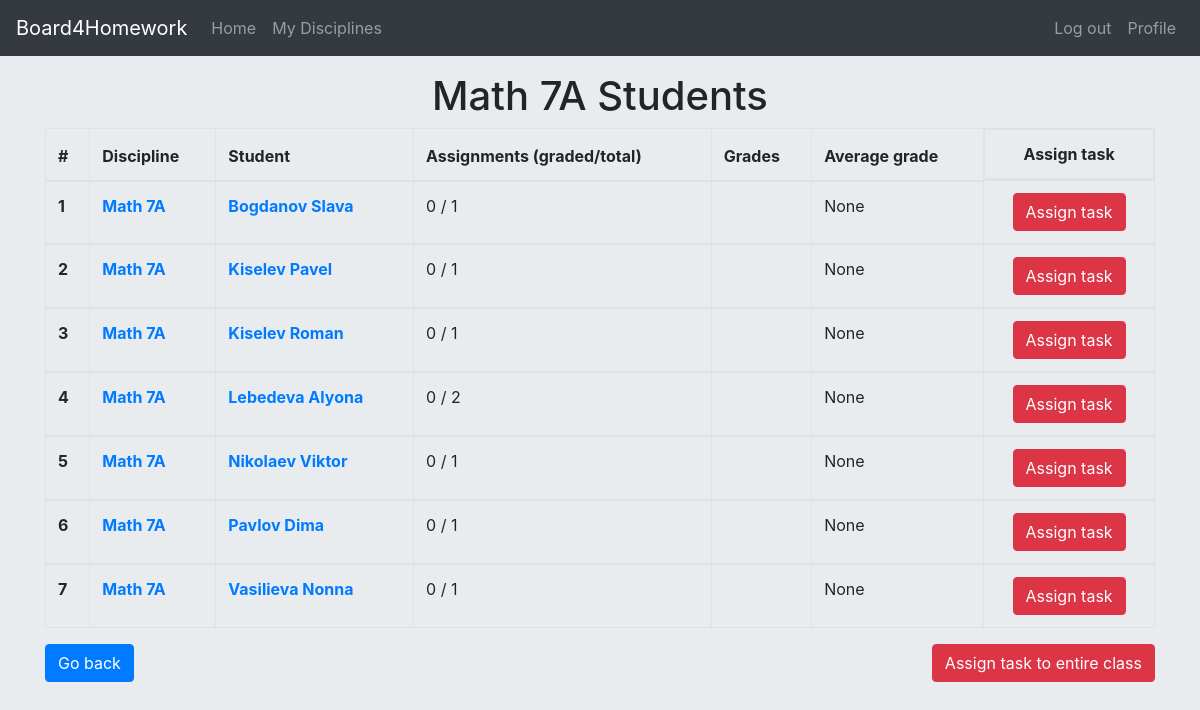
The app's page /class/1/1/ (signed in) with its own data.
### board/models.py (models this page shows)
class Discipline(models.Model):
    name = models.CharField(max_length=50, unique=True)
    def __str__(self):
        return self.name

class Class(models.Model):
    class Meta:
        verbose_name_plural = "classes"
    name = models.CharField(max_length=5, unique=True)
    disciplines = models.ManyToManyField(Discipline, through='ClassDiscipline')
    def __str__(self):
        return self.name

### board/views.py (the view, shortened to what this page needs)
# urls.py: path('class/<int:pk>/<int:discipline>/', ClassDetailView.as_view(), name='class_students'),
class ClassDetailView(LoginRequiredMixin, DetailView):
    login_url = '/login/'
    def get(self, request, *args, **kwargs):
        class_school = Class.objects.get(pk=kwargs['pk'])
        discipline = Discipline.objects.get(pk=kwargs['discipline'])
        teacher = None
        try:
            teacher = ClassDiscipline.objects.filter(class_school__pk=class_school.pk, discipline__pk=discipline.pk) \
                .first().teacher
        except AttributeError:
            pass
        context = {'class': class_school, 'discipline': discipline, 'teacher': teacher}
        if teacher is not None:
            assignments = Assignment.objects.values('student__pk', 'student__user__last_name',
                                                    'student__user__first_name', 'grade') \
                .filter(student__class_school__pk=class_school.pk, task__discipline__pk=discipline.pk) \
                .order_by('student__user__last_name', 'student__user__first_name')
            all_students = Student.objects.filter(class_school__pk=class_school.pk).order_by(
                'user__last_name', 'user__first_name')
            all_students_ids = list(map(lambda x: x.pk, all_students))
            students = {}
            last_student = -1
            i = 0
            for obj in assignments:
                student_id = obj['student__pk']
                if last_student != student_id:
                    i += 1
                last_student = student_id
                if student_id not in students.keys():
                    students[student_id] = \
                        {'name': f"{obj['student__user__last_name']} {obj['student__user__first_name']}",
                         'grades': list([obj['grade']]), 'assignments_total': 0, 'assignments_graded': 0,
                         'average_grade': None}
                else:
                    students[student_id]['grades'].append(obj['grade'])
            for student in all_students[i:]:
                students[all_students_ids[i]] = \
                    {'name': f"{student.user.first_name} {student.user.last_name}",
                     'grades': [], 'assignments_total': 0, 'assignments_graded': 0,
                     'average_grade': None}
                i += 1
            for key in students.keys():
                grades = list(filter(lambda x: x is not None, students[key]['grades']))
                students[key]['assignments_total'] = len(students[key]['grades'])
                students[key]['assignments_graded'] = len(grades)
                students[key]['grades'] = ', '.join(str(g) for g in grades)
                if len(grades) == 0:
                    continue
                avg_grade = sum(grades) / len(grades)
                avg_grade = float("{:.2f}".format(avg_grade))
                students[key]['average_grade'] = avg_grade
            context['students'] = students.values()
            context['ids'] = list(students.keys())
        return render(request, 'board/class_detail.html', context)

### board/templatetags/index.py (called while the page is built)
@register.filter
def index(indexable, i):
    return indexable[i]

### templates/board/class_detail.html (shortened to what this page needs)
{% extends "base.html" %}
{% load index %}
{%  block content %}
    <main role="main">
        <div class="container py-3">
            <div class="d-flex justify-content-center">
                <h1>{{ discipline }} {{ class }} Students</h1>
            </div>
            {% if teacher is None %}
                <div class="alert alert-danger">
                    You have no right to view this information.
                    Ask the admin to give you access
                    <p class="pt-1 mb-0"><a href="javascript:history.back()">Go Back</a></p>
                </div>
            {% else %}
                <table class="table table-bordered table-hover">
                    <thead>
                        <tr>
                            <th scope="col">#</th>
                            <th scope="col">Discipline</th>
                            <th scope="col">Student</th>
                            <th scope="col">Assignments (graded/total)</th>
                            <th scope="col">Grades</th>
                            <th scope="col">Average grade</th>
                            <th scope="col" class="d-flex justify-content-center">Assign task</th>
                        </tr>
                    </thead>
                        {% for obj in students %}
                            <tbody>
                                <tr>
                                    <th scope="row">{{ forloop.counter }}</th>
                                    <th><a href="{% url 'discipline_teacher' pk=discipline.pk class=class.pk %}">{{ discipline }} {{ class }}</a></th>
                                    <th><a href="{% url 'discipline_teacher_student' pk=discipline.pk class=class.pk student=ids|index:forloop.counter0 %}">{{ obj.name }}</a></th>
                                    <td>{{ obj.assignments_graded }} /
                                        {{ obj.assignments_total }}</td>
                                    <td>{{ obj.grades }}</td>
                                    <td>{{ obj.average_grade }}</td>
                                    <td>
                                        <div class="d-flex justify-content-center">
                                            <input class="btn btn-danger" type="button"
                                            onclick="location.href='{% url 'assignment_student_create' student=ids|index:forloop.counter0 %}'" value="Assign task" />
                                        </div>
                                    </td>
                                </tr>
                            </tbody>
                        {% endfor %}
                </table>
            {% endif %}
            <input class="btn btn-primary" type="button"
                   onclick="location.href='javascript:history.back()'" value="Go back" />
            <input class="btn btn-danger float-right" type="button"
                    onclick="location.href='{% url 'assignment_class_create' class=class.pk %}'" value="Assign task to entire class" />
        </div>
    </main>
{% endblock %}z

### static/css/styles.css (style rules this page uses)
body { padding-top: 3.5rem; background-color: #e9ecef; }

### records on screen
Discipline: name "Math", students "Math" "Math" "Math" "Math" "Math" "Math" "Math"
Class: name "7A", students "7A" "7A" "7A" "7A" "7A" "7A" "7A", id "Assign task to entire class"

### other values on screen
{{ obj.name }} "Bogdanov Slava" "Kiselev Pavel" "Kiselev Roman" "Lebedeva Alyona" "Nikolaev Viktor" "Pavlov Dima" "Vasilieva Nonna"
{{ obj.assignments_graded }} "0" "0" "0" "0" "0" "0" "0"
{{ obj.assignments_total }} "1" "1" "1" "2" "1" "1" "1"
{{ obj.average_grade }} "None" "None" "None" "None" "None" "None" "None"
